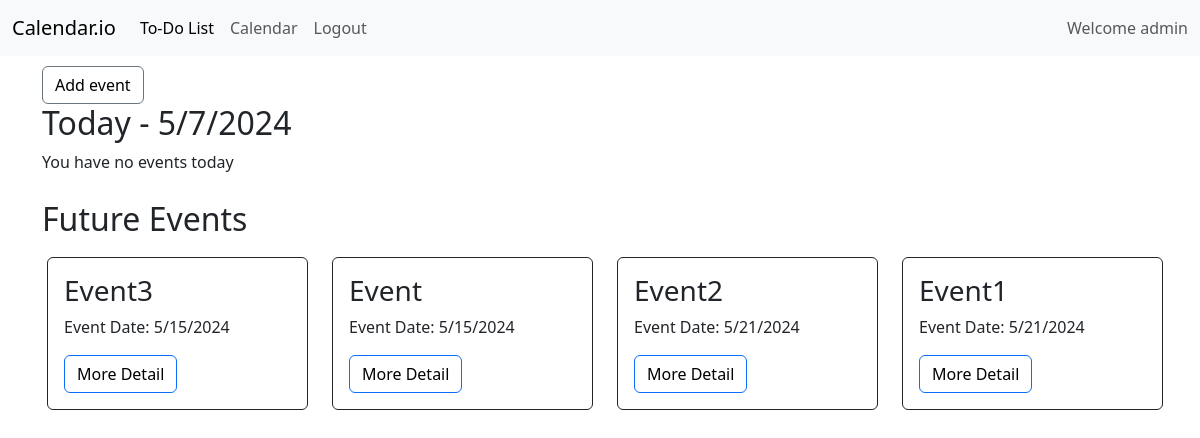
The app's page / (signed in), older data.
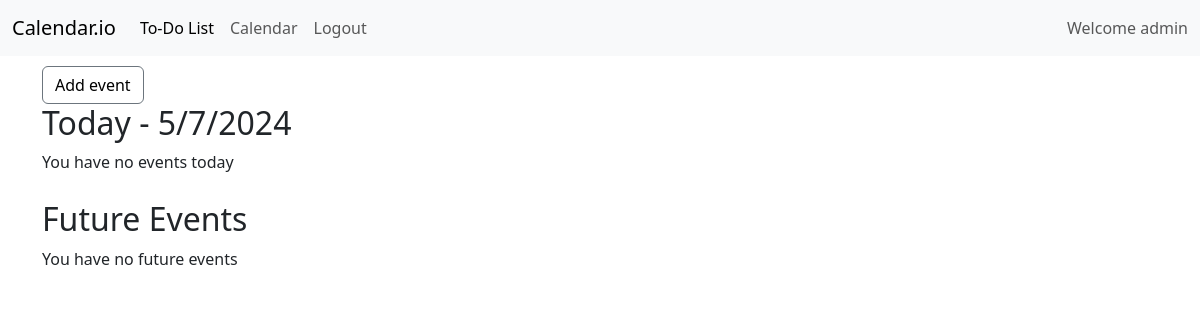
The same page, newer data.
### calendarAPP/models.py (models this page shows, shortened)
class Event(models.Model):
    event_id = models.AutoField(primary_key=True)
    title = models.CharField(max_length=100)
    description = models.CharField(max_length=300)
    event_date = models.DateTimeField()
    users_event = models.ForeignKey(User, on_delete=models.CASCADE) # Each event is associated with one user

### calendarAPP/views.py (the view)
# urls.py: path('', views.home, name='home'),
def home(request):
    if request.user.is_authenticated:
        event_list_future = Event.objects.filter(users_event_id=request.user.id, event_date__date__gt=date.today()).order_by("event_date")
        event_list_today = Event.objects.filter(users_event_id=request.user.id, event_date__date=date.today()).order_by("event_date")
        return render(request, 'calendarAPP/index.html', {'today_events' : event_list_today, 'future_events' : event_list_future})
    else:
        return render(request, 'calendarAPP/login.html', {})

### calendarAPP/templates/calendarAPP/index.html (shortened to what this page needs)
{% extends 'calendarAPP/base.html' %}
{% block content %}
    <a href="{% url 'cal:add_event' %}" class="btn btn-secondary" style="margin-top: 10px">Add event</a>
    <div class="today">
        <h2>Today - <script> document.write(new Date().toLocaleDateString()); </script></h2>
        <div class="row">
            {% if today_events %}
                {% for event in today_events %}
                    <div class="col-sm-3">
                        <div class="card border border-dark w-100" style="margin-left: 5px;">
                            <div class="card-body">
                                <h3 class="card-title">{{event.title}}</h3>
                                <p class="card-text">Event Date: {{event.event_date|date:"n/d/Y"}}</p>
                                <a href="{% url "cal:event_detail" event.pk %}" class="btn btn-primary">More Detail</a>
                            </div>
                        </div>
                    </div>
                {% endfor %}
            {% else %}
                <p>You have no events today</p>
            {% endif %}
        </div>
    </div>
    <div class="future" style="margin-top: 10px">
        <h2>Future Events</h2>
        <div class="row">
            {% if future_events %}
                {% for event in future_events %}
                    <div class="col-sm-3"  style="margin-bottom: 25px;">
                        <div class="card border border-dark w-100" style="margin-left: 5px;">
                            <div class="card-body">
                                <h3 class="card-title">{{event.title}}</h3>
                                <p class="card-text">Event Date: {{event.event_date|date:"n/d/Y"}}</p>
                                <a href="{% url "cal:event_detail" event.pk %}" class="btn btn-outline-primary">More Detail</a>
                            </div>
                        </div>
                    </div>
                {% endfor %}
            {% else %}
                <p>You have no future events</p>
            {% endif %}
        </div>
    </div>
{% endblock %}

Row changes from the older to the newer data that the page shows:
removed Event: title "Event3", event_date "5/15/2024"
removed Event: title "Event", event_date "5/15/2024"
removed Event: title "Event2", event_date "5/21/2024"
removed Event: title "Event1", event_date "5/21/2024"
Text that changed along with them:
text now shown: "You have no future events"
